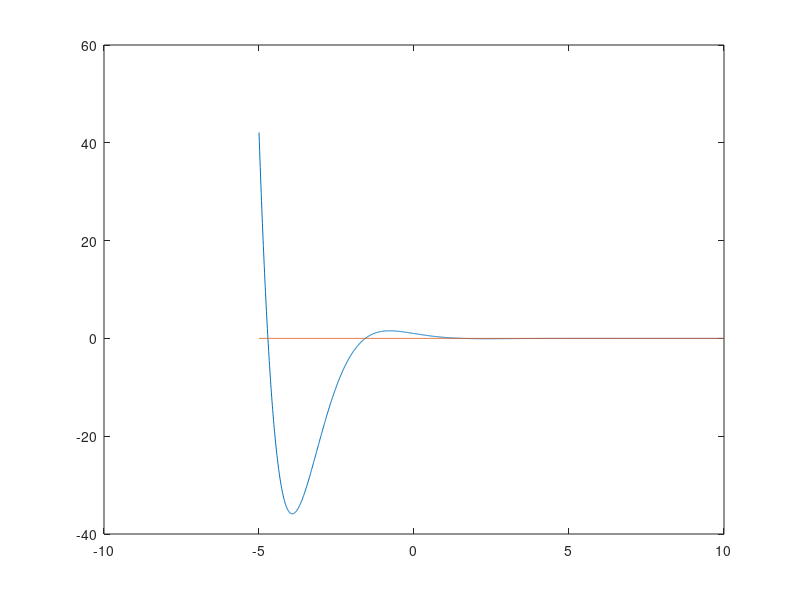

The MATLAB source for this figure: (Note: this script raises an error after producing the figure.)

fig=figure('Name','Autor Nicolas David Pastran','NumberTitle','off','Color','white','position',[250 200 850 400]);    
cla('reset')
t = -5:0.01:10;
x = cos(t).*(exp(-t));
x1= 0*t;
p=plot(t,x,t,x1);
p(1).LineWidth = 2;
p(2).LineWidth = 2;

p(1).Color = 'blue';
p(2).Color = 'red';
p(2).LineStyle = '--';

title('x(t) = e^{-t} Sen (t)','Fontsize',16,'FontName','FixedWidth');
xlabel('t');
ylabel('x(t)');
legend('x(t) = e^{-t} Sen (t)','Asintota en 0','Location','northeastoutside');
legend('boxoff');
ax = gca;
ax.Legend.TextColor = 'blue';
ax.XAxis.Color = 'black';
ax.YAxis.Color = 'black';
ax.XScale = 'linear';
ax.XLim = [-5 10]; 
ax.XTick = [-1*pi 0 1*pi 2*pi 3*pi];
ax.XTickLabel = {'-\pi','0','\pi','2\pi','3\pi'};

ax.XGrid = 'on';
ax.YGrid = 'on';
ax.GridLineStyle = '--';
ax.GridColor = [0 0 0];
print(fig,'expsin','-dpng');
ax.Layer = 'top';